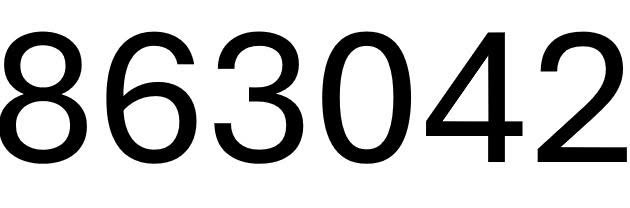
#> input picture data/numbers_strings/SomeNums.jpg, 630 x 208 px
$ python -i segment.py   (imports and definitions only)
#> lines starting #> are read from the running program, lines starting #| are printed output that depends on the picture; after the words box and inside, x2 and y2 are one past the last pixel; in counts of white or black regions, pixels touching at a corner belong together
"""
segment.py — Task 2: Image Segmentation

This module investigates and implements two image segmentation techniques
for partitioning a preprocessed multi-digit image into individual digit
sub-images, ordered left-to-right for correct number construction.

Technique A: Contour Detection (OpenCV findContours)
    - Finds the outlines of connected ink regions using OpenCV.
    - Draws a bounding box around each contour found.
    - Fast and works well when digits are clearly separated.
    - Weakness: if digits touch or overlap, their contours merge into
      one large contour and both digits are returned as one blob.

Technique B: Connected Component Analysis (OpenCV connectedComponentsWithStats)
    - Labels every connected group of white pixels with a unique ID.
    - Gives precise bounding box stats (x, y, w, h, area) per component.
    - Better at filtering noise via minimum area threshold.
    - Weakness: same touching-digit problem as contours; does not split
      merged strokes automatically.

Selected technique: Technique B (Connected Component Analysis)
Reason: Provides cleaner stats per region, easier noise filtering via
area thresholds, and more explicit control over what counts as a digit
vs. a speck. Works better on SVHN-style real-world noisy images.

Integration contract (from src/README.md):
    Input:  clean_image: np.array  — preprocessed float32 image from preprocess.py
                                     shape (H, W), values in [0, 1]
    Output: list[np.array]         — list of individual digit images,
                                     each shape (28, 28), float32, [0, 1],
                                     ordered LEFT TO RIGHT
"""

from __future__ import annotations

import os
from typing import List, Tuple

import cv2
import numpy as np
from PIL import Image


# ─────────────────────────────────────────────
# CONSTANTS
# ─────────────────────────────────────────────

# Output size for each digit (must match ML model input)
DIGIT_SIZE = (28, 28)

# Minimum pixel area to count as a digit (filters out noise specks)
MIN_DIGIT_AREA = 50

# Minimum height ratio relative to image height (filters out tiny noise)
MIN_HEIGHT_RATIO = 0.1

# Padding added around each detected digit bounding box before cropping
BBOX_PADDING = 4


# ─────────────────────────────────────────────
# HELPER FUNCTIONS
# ─────────────────────────────────────────────

def _to_uint8(image: np.ndarray) -> np.ndarray:
    """
    Convert a float32 [0,1] image to uint8 [0,255].
    Accepts already-uint8 images too (passes through unchanged).
    """
    if image.dtype == np.float32 or image.dtype == np.float64:
        return (np.clip(image, 0.0, 1.0) * 255).astype(np.uint8)
    return image.astype(np.uint8)


def _crop_and_resize(binary: np.ndarray, x: int, y: int,
                     w: int, h: int, padding: int = BBOX_PADDING) -> np.ndarray:
    """
    Crop a digit region from the binary image using its bounding box,
    add padding, resize to DIGIT_SIZE while preserving aspect ratio,
    center on a blank canvas, and normalize to float32 [0,1].

    This matches the center_and_resize logic in preprocess.py so that
    individual digit output format is consistent with MNIST expectations.

    Args:
        binary:  Full binary image (uint8, H x W).
        x, y:    Top-left corner of bounding box.
        w, h:    Width and height of bounding box.
        padding: Extra pixels to include around the bounding box.

    Returns:
        np.ndarray: Shape (28, 28), dtype float32, values in [0, 1].
    """
    img_h, img_w = binary.shape

    # Apply padding, clamped to image boundaries
    x1 = max(0, x - padding)
    y1 = max(0, y - padding)
    x2 = min(img_w, x + w + padding)
    y2 = min(img_h, y + h + padding)

    crop = binary[y1:y2, x1:x2]

    if crop.size == 0:
        return np.zeros(DIGIT_SIZE, dtype=np.float32)

    # Resize preserving aspect ratio, then center on 28x28 canvas
    target_w, target_h = DIGIT_SIZE
    margin = 2
    inner_w = target_w - 2 * margin
    inner_h = target_h - 2 * margin

    pil_crop = Image.fromarray(crop)
    cw, ch = pil_crop.size
    scale = min(inner_w / max(cw, 1), inner_h / max(ch, 1))
    new_w = max(1, int(round(cw * scale)))
    new_h = max(1, int(round(ch * scale)))
    resized = pil_crop.resize((new_w, new_h), Image.LANCZOS)

    canvas = Image.new("L", (target_w, target_h), color=0)
    offset_x = (target_w - new_w) // 2
    offset_y = (target_h - new_h) // 2
    canvas.paste(resized, (offset_x, offset_y))

    return np.array(canvas, dtype=np.float32) / 255.0


def _filter_boxes(boxes: List[Tuple[int, int, int, int]],
                  image_height: int) -> List[Tuple[int, int, int, int]]:
    """
    Filter bounding boxes to remove noise specks that are too small
    to be real digits.

    Filters out boxes where:
    - Area (w * h) is below MIN_DIGIT_AREA, OR
    - Height is less than MIN_HEIGHT_RATIO of the full image height

    Args:
        boxes:        List of (x, y, w, h) bounding boxes.
        image_height: Full height of the source image.

    Returns:
        Filtered list of (x, y, w, h) boxes.
    """
    min_h = image_height * MIN_HEIGHT_RATIO
    filtered = []
    for (x, y, w, h) in boxes:
        if w * h >= MIN_DIGIT_AREA and h >= min_h:
            filtered.append((x, y, w, h))
    return filtered


# ─────────────────────────────────────────────
# TECHNIQUE A: Contour Detection
# ─────────────────────────────────────────────

def technique_a_contours(image: np.ndarray) -> List[np.ndarray]:
    """
    Technique A: Digit segmentation via OpenCV Contour Detection.

    Steps:
        1. Convert to uint8 binary image.
        2. Find external contours of all ink regions (RETR_EXTERNAL
           only returns outermost contours, ignoring holes inside digits).
        3. Get bounding box for each contour.
        4. Filter out noise boxes that are too small.
        5. Sort boxes left-to-right by x coordinate.
        6. Crop, resize, and normalize each digit region.

    Strength:  Simple, fast, widely understood.
    Weakness:  Touching digits merge into one contour → missed separation.
               Also sensitive to noise that creates many tiny contours.

    Args:
        image: Preprocessed float32 image, shape (H, W), values [0, 1].

    Returns:
        List of digit arrays, each shape (28, 28), float32, left-to-right.
    """
    binary = _to_uint8(image)
    img_h = binary.shape[0]

    # Find external contours — CHAIN_APPROX_SIMPLE compresses horizontal,
    # vertical, and diagonal segments, saving memory
    contours, _ = cv2.findContours(binary, cv2.RETR_EXTERNAL, cv2.CHAIN_APPROX_SIMPLE)

    # Get bounding box for each contour
    boxes = [cv2.boundingRect(c) for c in contours]  # (x, y, w, h)

    # Filter noise
    boxes = _filter_boxes(boxes, img_h)

    # Sort left-to-right by x coordinate (critical for correct digit order)
    boxes.sort(key=lambda b: b[0])

    # Crop and resize each digit
    digits = [_crop_and_resize(binary, x, y, w, h) for (x, y, w, h) in boxes]

    return digits


# ─────────────────────────────────────────────
# TECHNIQUE B: Connected Component Analysis [SELECTED]
# ─────────────────────────────────────────────

def technique_b_connected_components(image: np.ndarray) -> List[np.ndarray]:
    """
    Technique B (SELECTED): Digit segmentation via Connected Component Analysis.

    Steps:
        1. Convert to uint8 binary image.
        2. Run connectedComponentsWithStats — labels every connected group
           of white pixels with a unique integer ID and returns stats
           (bounding box + area) for each component.
        3. Skip label 0 (background).
        4. Filter components by area and height to remove noise.
        5. Sort remaining components left-to-right by x position.
        6. Crop, resize, and normalize each digit region.

    Strength:  Gives explicit per-component stats (area, bbox) making
               noise filtering more precise and reliable than contours.
               Less sensitive to contour hierarchy issues.
    Weakness:  Same touching-digit limitation; does not split merged blobs.

    Args:
        image: Preprocessed float32 image, shape (H, W), values [0, 1].

    Returns:
        List of digit arrays, each shape (28, 28), float32, left-to-right.
    """
    binary = _to_uint8(image)
    img_h = binary.shape[0]

    # Connected component analysis
    # Returns: num_labels, label_map, stats, centroids
    # stats columns: CC_STAT_LEFT, CC_STAT_TOP, CC_STAT_WIDTH,
    #                CC_STAT_HEIGHT, CC_STAT_AREA
    num_labels, _, stats, _ = cv2.connectedComponentsWithStats(binary, connectivity=8)

    boxes = []
    for label in range(1, num_labels):  # Skip label 0 (background)
        x = stats[label, cv2.CC_STAT_LEFT]
        y = stats[label, cv2.CC_STAT_TOP]
        w = stats[label, cv2.CC_STAT_WIDTH]
        h = stats[label, cv2.CC_STAT_HEIGHT]
        boxes.append((x, y, w, h))

    # Filter noise components
    boxes = _filter_boxes(boxes, img_h)

    # Sort left-to-right
    boxes.sort(key=lambda b: b[0])

    # Crop and resize each digit
    digits = [_crop_and_resize(binary, x, y, w, h) for (x, y, w, h) in boxes]

    return digits


# ─────────────────────────────────────────────
# MAIN INTERFACE FUNCTION (integration contract)
# ─────────────────────────────────────────────

def segment_digits(clean_image: np.ndarray) -> List[np.ndarray]:
    """
    Main segmentation function — required integration interface.
    (Defined in src/README.md: segment_digits(clean_image: np.array) -> list[np.array])

    Uses the selected technique (Technique B: Connected Component Analysis)
    to partition a preprocessed multi-digit image into individual digit images.

    Args:
        clean_image: Preprocessed image from process_image() in preprocess.py.
                     Shape (H, W), dtype float32, values in [0, 1].
                     Digits should be WHITE (1.0) on BLACK (0.0) background.

    Returns:
        list[np.ndarray]: Individual digit images ordered LEFT TO RIGHT.
                          Each array has shape (28, 28), dtype float32, [0, 1].
                          Returns empty list if no digits found.
    """
    if clean_image is None or clean_image.size == 0:
        return []

    digits = technique_b_connected_components(clean_image)

    return digits


# ─────────────────────────────────────────────
# COMPARISON UTILITY
# ─────────────────────────────────────────────

def compare_techniques(image: np.ndarray, save_path: str = None):
    """
    Visualize Technique A vs Technique B side by side on the same image.
    Shows detected bounding boxes overlaid on the original, plus the
    individual cropped digits each technique produces.

    Used for the report's Image Segmentation comparison section.

    Args:
        image:     Preprocessed float32 image (H, W), values [0, 1].
        save_path: Optional path to save the figure as PNG.
    """
    import matplotlib.pyplot as plt
    import matplotlib.patches as patches

    binary = _to_uint8(image)
    img_h = binary.shape[0]

    # --- Get boxes from each technique ---
    # Technique A boxes
    contours, _ = cv2.findContours(binary, cv2.RETR_EXTERNAL, cv2.CHAIN_APPROX_SIMPLE)
    boxes_a = _filter_boxes([cv2.boundingRect(c) for c in contours], img_h)
    boxes_a.sort(key=lambda b: b[0])

    # Technique B boxes
    num_labels, _, stats, _ = cv2.connectedComponentsWithStats(binary, connectivity=8)
    boxes_b = []
    for label in range(1, num_labels):
        x = stats[label, cv2.CC_STAT_LEFT]
        y = stats[label, cv2.CC_STAT_TOP]
        w = stats[label, cv2.CC_STAT_WIDTH]
        h = stats[label, cv2.CC_STAT_HEIGHT]
        boxes_b.append((x, y, w, h))
    boxes_b = _filter_boxes(boxes_b, img_h)
    boxes_b.sort(key=lambda b: b[0])

    # --- Get digit crops ---
    digits_a = technique_a_contours(image)
    digits_b = technique_b_connected_components(image)

    # --- Plot ---
    fig = plt.figure(figsize=(16, 8))
    fig.suptitle("Segmentation Technique Comparison", fontsize=14, fontweight='bold')

    # Row 1: bounding box overlays
    ax1 = fig.add_subplot(2, 2, 1)
    ax1.imshow(binary, cmap='gray')
    for (x, y, w, h) in boxes_a:
        rect = patches.Rectangle((x, y), w, h, linewidth=2, edgecolor='red', facecolor='none')
        ax1.add_patch(rect)
    ax1.set_title(f"Technique A: Contour Detection\n({len(boxes_a)} digits found)")
    ax1.axis('off')

    ax2 = fig.add_subplot(2, 2, 2)
    ax2.imshow(binary, cmap='gray')
    for (x, y, w, h) in boxes_b:
        rect = patches.Rectangle((x, y), w, h, linewidth=2, edgecolor='lime', facecolor='none')
        ax2.add_patch(rect)
    ax2.set_title(f"Technique B: Connected Components ✓ SELECTED\n({len(boxes_b)} digits found)")
    ax2.axis('off')

    # Row 2: individual digit crops
    ax3 = fig.add_subplot(2, 2, 3)
    if digits_a:
        combined_a = np.hstack(digits_a)
        ax3.imshow(combined_a, cmap='gray')
        ax3.set_title(f"Technique A crops ({len(digits_a)} digits)")
    else:
        ax3.set_title("Technique A: No digits found")
    ax3.axis('off')

    ax4 = fig.add_subplot(2, 2, 4)
    if digits_b:
        combined_b = np.hstack(digits_b)
        ax4.imshow(combined_b, cmap='gray')
        ax4.set_title(f"Technique B crops ({len(digits_b)} digits) ✓ SELECTED")
    else:
        ax4.set_title("Technique B: No digits found")
    ax4.axis('off')

    plt.tight_layout()

    if save_path:
        plt.savefig(save_path, dpi=150, bbox_inches='tight')
        print(f"[+] Comparison saved to: {save_path}")

    plt.show()


def save_segments(digits: List[np.ndarray], output_dir: str, prefix: str = "digit"):
    """
    Save a list of digit arrays as PNG files for inspection.

    Args:
        digits:     List of (28, 28) float32 arrays from segment_digits().
        output_dir: Folder to save into (created if it doesn't exist).
        prefix:     Filename prefix (e.g. "digit" → digit_0.png, digit_1.png).
    """
    os.makedirs(output_dir, exist_ok=True)
    for i, digit in enumerate(digits):
        arr_uint8 = (np.clip(digit, 0.0, 1.0) * 255).astype(np.uint8)
        img = Image.fromarray(arr_uint8, mode="L")
        out_path = os.path.join(output_dir, f"{prefix}_{i}.png")
        img.save(out_path)
        print(f"  Saved: {out_path}")


# ─────────────────────────────────────────────
# STANDALONE TEST (required by src/README.md)
# ─────────────────────────────────────────────

# [94 lines not run here, left out]

>>> import cv2
>>> picture = cv2.imread('../../data/numbers_strings/SomeNums.jpg', cv2.IMREAD_GRAYSCALE)
#> picture is the input picture: shape (208, 630); min 0, max 255, mean 197.3
>>> result = compare_techniques(picture)
#> in compare_techniques, `contours, _ = cv2.findContours(binary, cv2.RETR_EXTERNAL, cv2.CHAIN_AP..`: contours = 1 contour; box (x1, y1, x2, y2) and area: (0, 0, 630, 208) 129694
#> in compare_techniques, `boxes_a = _filter_boxes([cv2.boundingRect(c) for c in contours], img_h)`: boxes_a = [(0, 0, 630, 208)]
#> in compare_techniques, `num_labels, _, stats, _ = cv2.connectedComponentsWithStats(binary, con..`: num_labels = 7; stats = [[0, 32, 626, 131, 16565], [0, 0, 630, 208, 114465], [368, 33, 1, 1, 1], [183, 56, 1, 1, 1], [399, 72, 1, 3, 3], [183, 118, 1, 2, 2], [296, 120, 2, 2, 3]]
#> the loop in compare_techniques, `for label in range(1, num_labels):` made 6 passes
#> (x, y, w, h) on passes 1 to 6: (0, 0, 630, 208), (368, 33, 1, 1), (183, 56, 1, 1), (399, 72, 1, 3), (183, 118, 1, 2), (296, 120, 2, 2)
#> after the loop in compare_techniques, `for label in range(1, num_labels):`: boxes_b = [(0, 0, 630, 208), (368, 33, 1, 1), (183, 56, 1, 1), (399, 72, 1, 3), (183, 118, 1, 2), (296, 120, 2, 2)]
#> the loop in _filter_boxes (call 2), `for (x, y, w, h) in boxes:` made 6 passes
#> in compare_techniques, `boxes_b = _filter_boxes(boxes_b, img_h)`: boxes_b = [(0, 0, 630, 208)]
#> in _crop_and_resize, `canvas = Image.new("L", (target_w, target_h), color=0)`: canvas: PIL image 28x28 L; every value is 0
#> in _crop_and_resize, `canvas.paste(resized, (offset_x, offset_y))`:
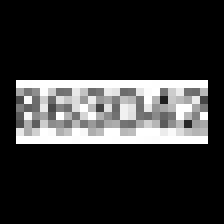
#> canvas: PIL image 28x28 L (shown 8 times larger); min 0, max 255, mean 47.4
#> in technique_a_contours, `digits = [_crop_and_resize(binary, x, y, w, h) for (x, y, w, h) in box..`: digits = 1 item
#> in technique_b_connected_components, `num_labels, _, stats, _ = cv2.connectedComponentsWithStats(binary, con..`: num_labels = 7
#> the loop in technique_b_connected_components, `for label in range(1, num_labels):` made 6 passes
#> after the loop in technique_b_connected_components, `for label in range(1, num_labels):`: boxes = [(0, 0, 630, 208), (368, 33, 1, 1), (183, 56, 1, 1), (399, 72, 1, 3), (183, 118, 1, 2), (296, 120, 2, 2)]
#> in technique_b_connected_components, `boxes = _filter_boxes(boxes, img_h)`: boxes = [(0, 0, 630, 208)]
#> in technique_b_connected_components, `digits = [_crop_and_resize(binary, x, y, w, h) for (x, y, w, h) in box..`: digits = 1 item
#> the loop in compare_techniques, `for (x, y, w, h) in boxes_a:` made 1 pass
#> the loop in compare_techniques, `for (x, y, w, h) in boxes_b:` made 1 pass
#> in compare_techniques, `plt.show()`:
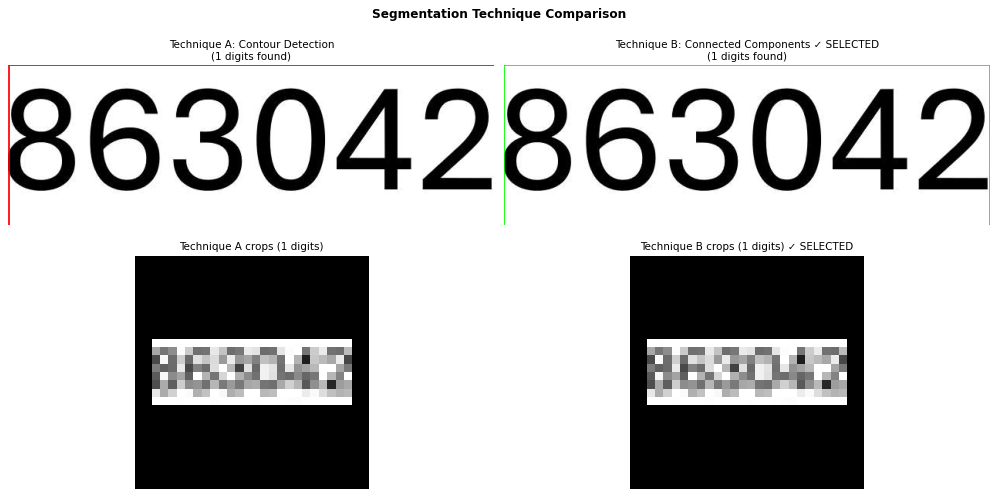
#> figure drawn by matplotlib, 4 panels
